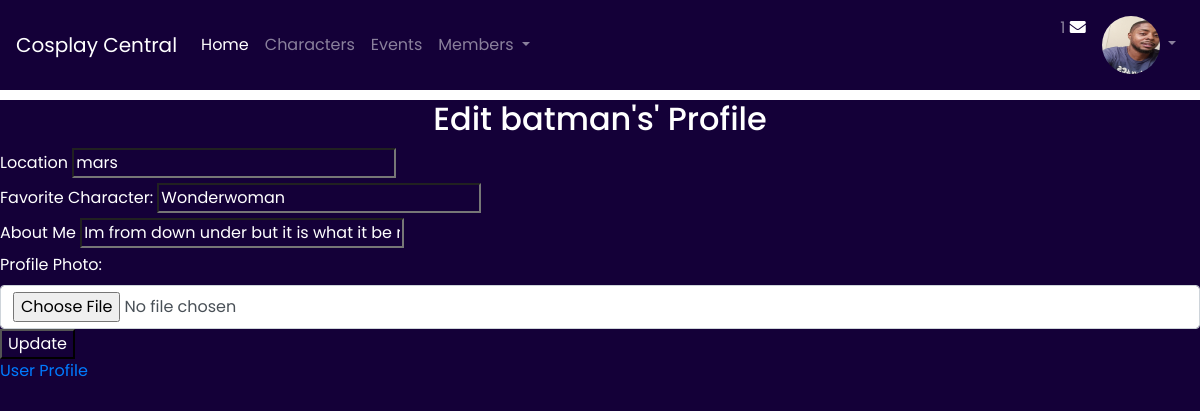
The app's page /editProfile/ (signed in), older data.
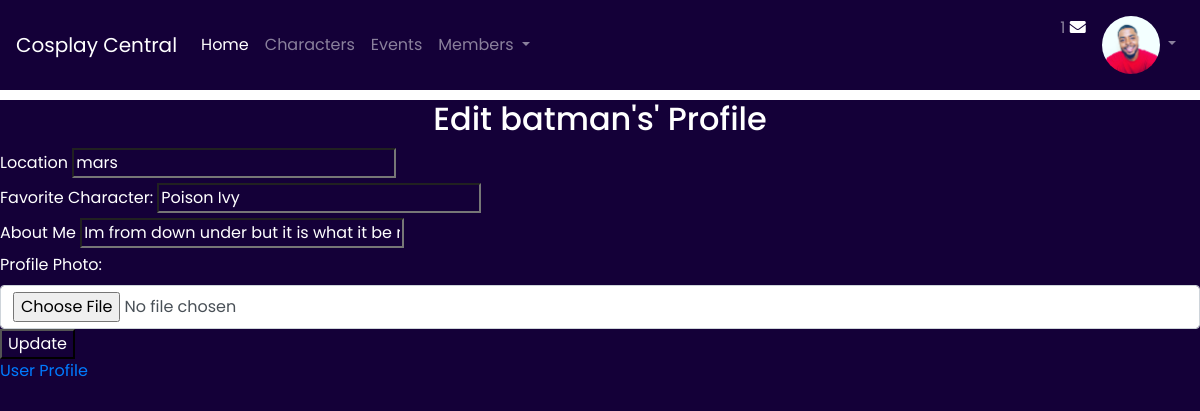
The same page, newer data.
### cosplayapp/models.py (models this page shows, shortened)
class User(models.Model):
    first_name = models.CharField(max_length=45, null=True)
    last_name = models.CharField(max_length=45, null=True)
    username = models.CharField(max_length=255, null=True)
    email = models.EmailField(unique=True)
    password = models.CharField(max_length=45)
    confirm_pw = models.CharField(max_length=45)
    objects = UserManager()
    date_created = models.DateTimeField(auto_now_add=True)
    date_updated = models.DateTimeField(auto_now=True)

class Profile(models.Model):
    user = models.OneToOneField(User, unique=True, on_delete=models.CASCADE)
    location = models.CharField(max_length=45, null=True)
    favorite = models.CharField(max_length=255, null=True)
    about = models.TextField(null=True)
    image = models.ImageField(default='default.jpg', upload_to='profile_pics')

### cosplayapp/views.py (the view)
# urls.py: path('editProfile/', views.editProfile),
def editProfile(request):
    if 'user_id' not in  request.session:
        return redirect('/')
    user = User.objects.get(id=request.session['user_id'])
    context = {
    'user': user,
    }
    return render(request, 'editProfile.html', context)

### cosplayapp/templates/editProfile.html (shortened to what this page needs)
{% extends 'base.html' %}
{% block content %}
<div class = 'createProfile' id='createProfile'>
    <h2> Edit {{user.username}}'s' Profile </h2>
        <form action = '/editProfile/{{user.id}}/updateProfile' method='POST' enctype='multipart/form-data'>
        <section>
            <label for='location'> Location </label>
            <input type='location' name='location' id='location' value='{{user.profile.location}}'>
        </section>
        <section>
            <label for='favorite'> Favorite Character: </label>
            <input type='text' name='favorite' id='favorite' value='{{user.profile.favorite}}'>
        </section>
        <section>
            <label for='about'> About Me </label>
            <input type='text' name='about' id='about' value='{{user.profile.about}}'>
        </section>
        <section>
            <label for='image'> Profile Photo: </label>
            <input name='image' id='image' type='file' class='form-control'>
        </section>
        </div>
        <button id='btn' type='submit'> Update </button>
</div>
    <div><a href='/userProfile/'>User Profile</a></div>
{% endblock content %}

### cosplayapp/templates/base.html (shortened to what this page needs)
<!doctype html>
<html lang='en'>
<head>
    {% load static %}
    <link rel='stylesheet' href='https://maxcdn.bootstrapcdn.com/bootstrap/4.0.0/css/bootstrap.min.css'>
    <link rel='stylesheet' href='{% static 'css/styles.css' %}'>
    <link rel='stylesheet' href='https://use.fontawesome.com/releases/v5.7.0/css/all.css'>
</head>
<body>
    <div class='main'>
        <nav class='mb-1 navbar navbar-expand-lg navbar-dark secondary-color lighten-1'>
            <a class='navbar-brand' href='#'>Cosplay Central</a>
    <div class='collapse navbar-collapse' id='navbarContent'>
        <ul class='navbar-nav mr-auto'>
            <li class='nav-item active'>
                <a class='nav-link' href='/dashboard/'>Home
                </a>
            </li>
            <li class='nav-item'>
                <a class='nav-link' href='/characters/'>Characters</a>
            </li>
            <li class='nav-item'>
                <a class='nav-link' href='#'>Events</a>
        </li>
        <li class='nav-item dropdown'>
            <a class='nav-link dropdown-toggle' id='navbarDropdown' data-toggle='dropdown' aria-haspopup='true' aria-expanded='false'>Members
            </a>
        </li>
    </ul>
    <ul class='navbar-nav ml-auto nav-flex-icons'>
        <li class='nav-item'>
            <a class='nav-link waves-effect waves-light'>1
                <i class='fas fa-envelope'></i>
            </a>
        </li>
        <li class='nav-item avatar dropdown'>
            <a class='nav-link dropdown-toggle' id='navbarDropdown2' data-toggle='dropdown' aria-haspopup='true' aria-expanded='false'>
                <img src='{{ user.profile.image.url }}' class='rounded-circle img-fluid' alt='avatar image'>
            </a>
        </li>
    </ul>
</div>
</nav>
</div>
<div>
{%block content%}{% endblock %}
</body>
</html>

Row changes from the older to the newer data that the page shows:
changed User "batman": profile.image: a different picture; favorite "Wonderwoman" → "Poison Ivy"
